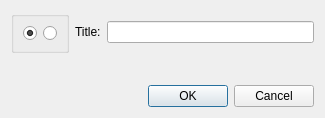
<?xml version="1.0" encoding="UTF-8"?>
<ui version="4.0">
 <class>NewAxisDialog</class>
 <widget class="QDialog" name="NewAxisDialog">
  <property name="geometry">
   <rect>
    <x>0</x>
    <y>0</y>
    <width>325</width>
    <height>118</height>
   </rect>
  </property>
  <property name="sizePolicy">
   <sizepolicy hsizetype="Fixed" vsizetype="Fixed">
    <horstretch>0</horstretch>
    <verstretch>0</verstretch>
   </sizepolicy>
  </property>
  <property name="windowTitle">
   <string>New Axis</string>
  </property>
  <property name="sizeGripEnabled">
   <bool>false</bool>
  </property>
  <property name="modal">
   <bool>false</bool>
  </property>
  <layout class="QGridLayout">
   <item row="0" column="0" colspan="5">
    <layout class="QHBoxLayout" name="horizontalLayout">
     <item>
      <widget class="QGroupBox" name="groupBox">
       <property name="sizePolicy">
        <sizepolicy hsizetype="Minimum" vsizetype="Preferred">
         <horstretch>0</horstretch>
         <verstretch>0</verstretch>
        </sizepolicy>
       </property>
       <property name="title">
        <string/>
       </property>
       <layout class="QGridLayout">
        <item row="0" column="0">
         <widget class="QRadioButton" name="dimensionIsX">
          <property name="text">
           <string/>
          </property>
          <property name="checked">
           <bool>true</bool>
          </property>
         </widget>
        </item>
        <item row="0" column="1">
         <widget class="QRadioButton" name="dimensionIsY">
          <property name="text">
           <string/>
          </property>
         </widget>
        </item>
       </layout>
      </widget>
     </item>
     <item>
      <widget class="QLabel" name="label">
       <property name="sizePolicy">
        <sizepolicy hsizetype="Fixed" vsizetype="Preferred">
         <horstretch>0</horstretch>
         <verstretch>0</verstretch>
        </sizepolicy>
       </property>
       <property name="text">
        <string>Title:</string>
       </property>
      </widget>
     </item>
     <item>
      <widget class="QLineEdit" name="title"/>
     </item>
    </layout>
   </item>
   <item row="2" column="2" colspan="3">
    <widget class="QDialogButtonBox" name="buttonBox">
     <property name="orientation">
      <enum>Qt::Horizontal</enum>
     </property>
     <property name="standardButtons">
      <set>QDialogButtonBox::Cancel|QDialogButtonBox::Ok</set>
     </property>
    </widget>
   </item>
   <item row="1" column="2">
    <spacer name="verticalSpacer">
     <property name="orientation">
      <enum>Qt::Vertical</enum>
     </property>
     <property name="sizeHint" stdset="0">
      <size>
       <width>0</width>
       <height>0</height>
      </size>
     </property>
    </spacer>
   </item>
  </layout>
 </widget>
 <resources/>
 <connections>
  <connection>
   <sender>buttonBox</sender>
   <signal>accepted()</signal>
   <receiver>NewAxisDialog</receiver>
   <slot>accept()</slot>
   <hints>
    <hint type="sourcelabel">
     <x>248</x>
     <y>254</y>
    </hint>
    <hint type="destinationlabel">
     <x>157</x>
     <y>274</y>
    </hint>
   </hints>
  </connection>
  <connection>
   <sender>buttonBox</sender>
   <signal>rejected()</signal>
   <receiver>NewAxisDialog</receiver>
   <slot>reject()</slot>
   <hints>
    <hint type="sourcelabel">
     <x>316</x>
     <y>260</y>
    </hint>
    <hint type="destinationlabel">
     <x>286</x>
     <y>274</y>
    </hint>
   </hints>
  </connection>
 </connections>
</ui>
